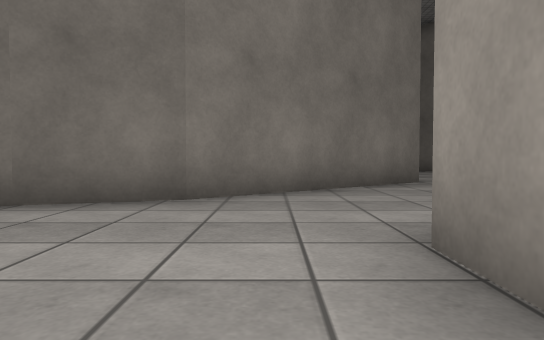
[1] (above)

21 first-person views from a walk through a 3-D level made in the Unity game engine. The camera is 0.51 m above the floor, tilts 2° down and sees 70° across. The floor is counted in squares, 1 m on a side. Each view is taken from the middle of a square. On the plan, view 1 faces up. The plan holds only what a view shows up to about 9 squares ahead; the rest is blank. The place goes on beyond the plan. The player is left out. Surface patterns are stand-ins for the level's own textures.

[2]
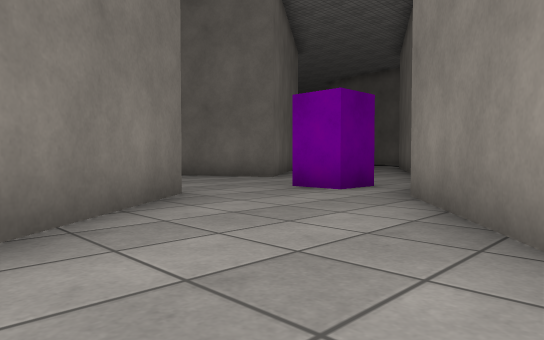

[3]
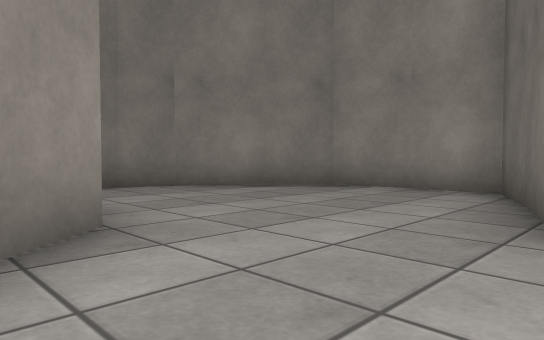

[4]
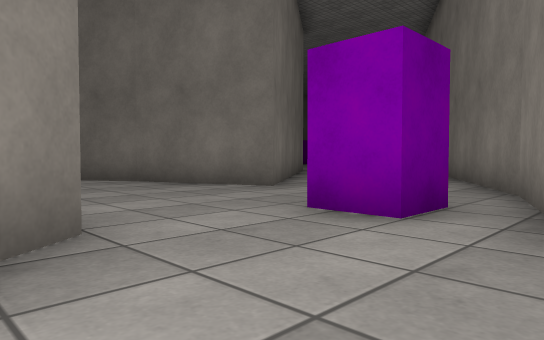

[5]
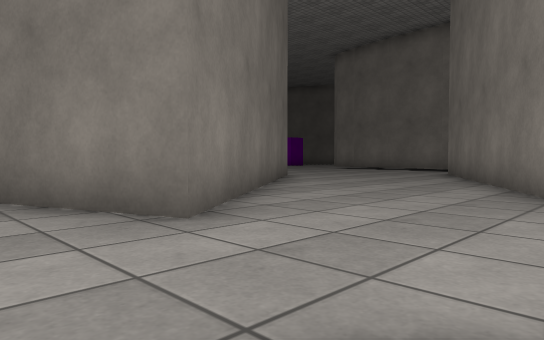

[6]
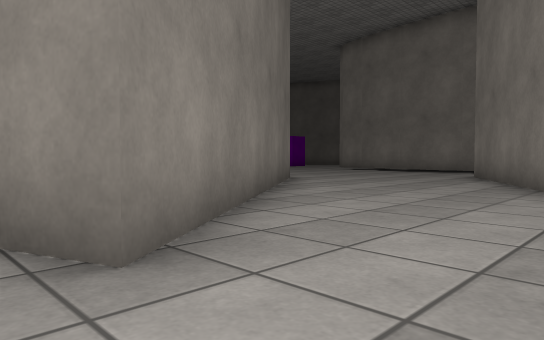

[7]
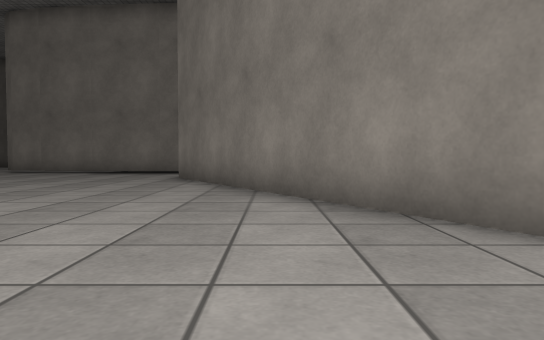

[8]
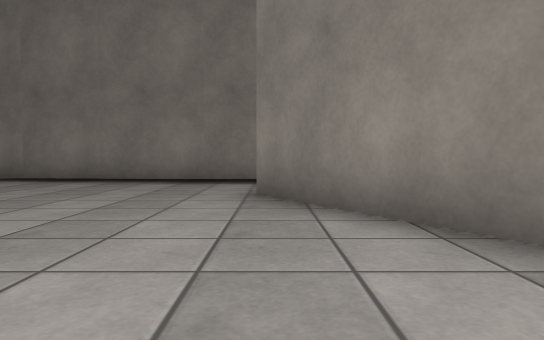

[9]
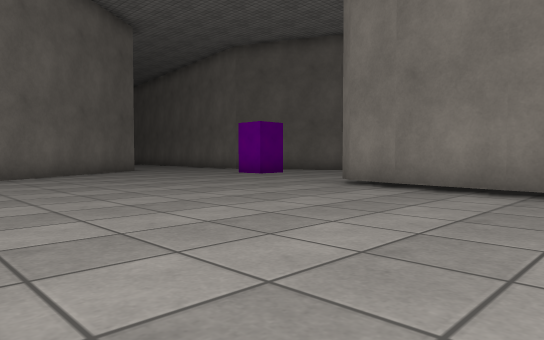

[10]
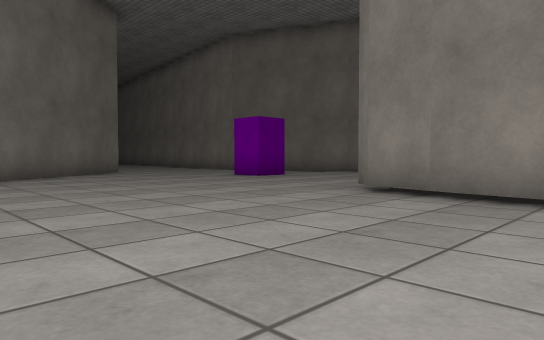

[11]
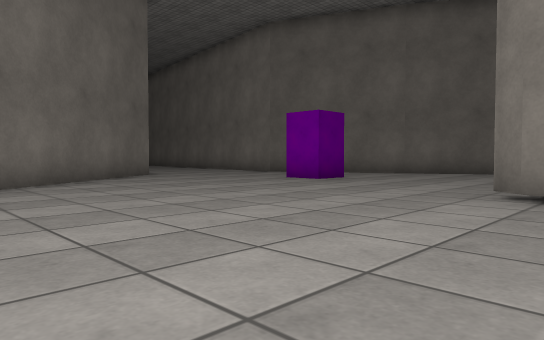

[12]
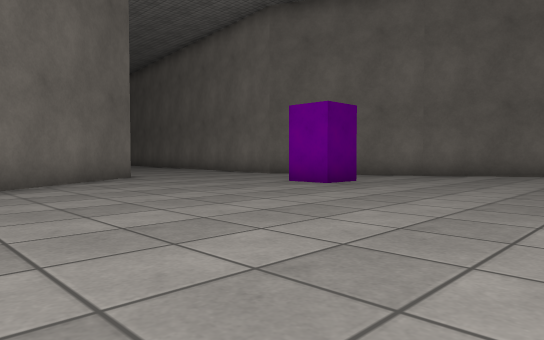

[13]
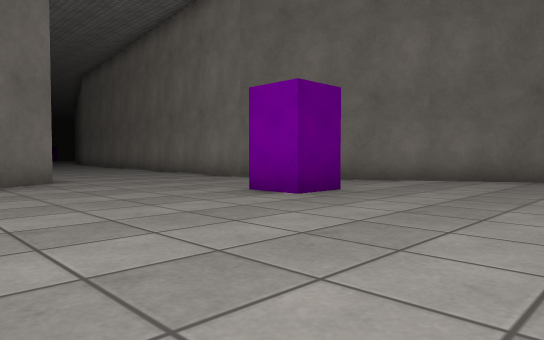

[14]
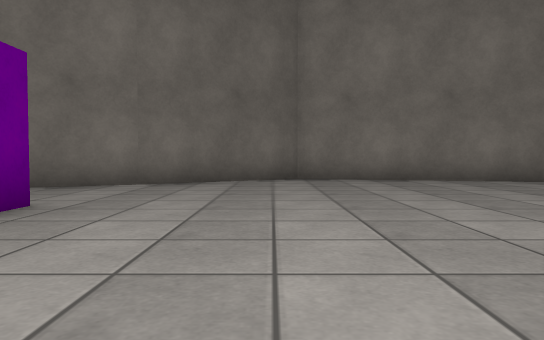

[15]
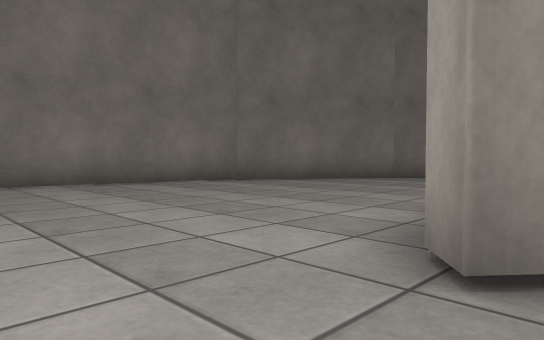

[16]
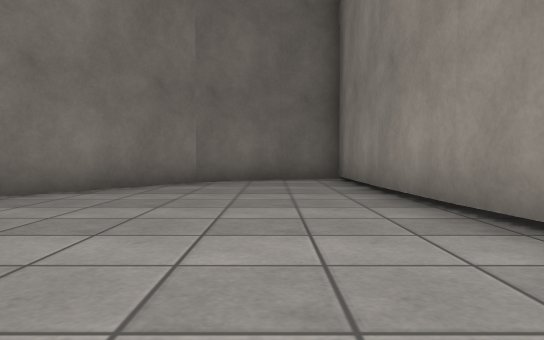

[17]
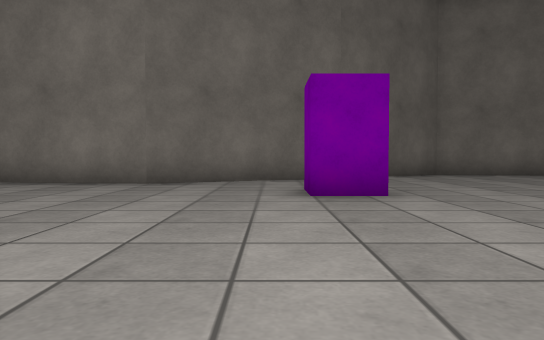

[18]
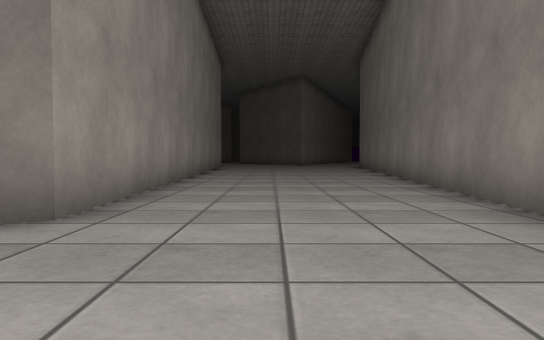

[19]
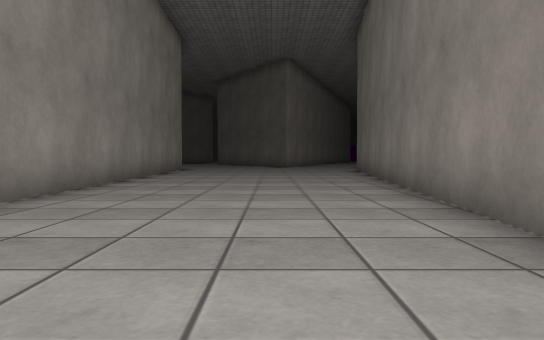

[20]
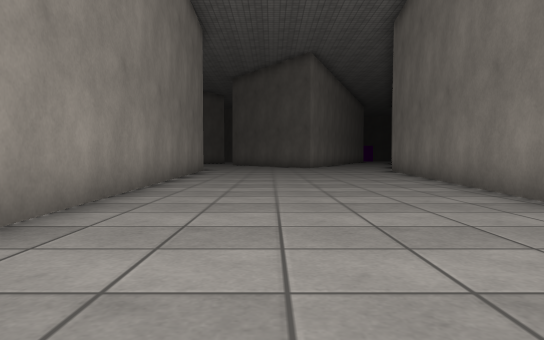

[21]
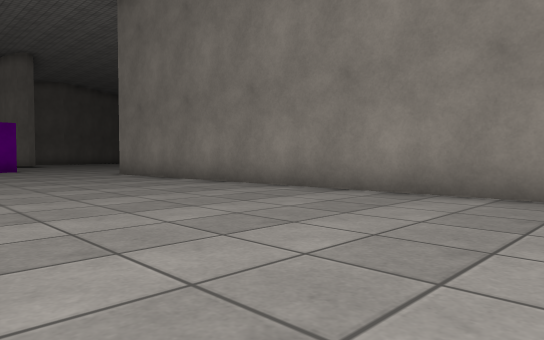

### Floor plan
Ten units are one square. View 1 is at (0, 0); x grows to the right and y downward. Boxes are objects, and circles mark ways between rooms. Rooms are numbered by the first view taken in them; rooms with no view inside come last. Other rooms are left out.
<svg viewBox="-45 -375 318 393">
<path fill="none" stroke="#000" d="M9 -13 9 -22 49 -54M-27 -40 -39 -35 -40 -21M30 -77 -10 -46 -28 -40M-40 -22 -37 -8 -16 10 -7 13M76 -62 128 -92M99 -121 68 -97 64 -108M61 -57 78 -63M189 -160 192 -171 195 -175 199 -171M202 -154 206 -123M251 -213 232 -253 246 -370M204 -124 205 -93 217 -94 235 -104 257 -134 268 -184 250 -215M184 -122 189 -162M125 -140 99 -121M185 -113 186 -124M128 -92 162 -112M188 -370 193 -261 147 -227"/>
<rect x="55" y="-75" width="10" height="10" fill="#bbb"><title>other object</title></rect>
<rect x="215" y="-225" width="10" height="10" fill="#bbb"><title>other object</title></rect>
<circle cx="50" cy="-70" r="3" fill="#2a7"/>
<circle cx="110" cy="-103" r="3" fill="#2a7"/>
<text x="10" y="-40">1</text>
<text x="80" y="-90">2</text>
<text x="190" y="-210">3</text>
</svg>
Room 1 opens to room 2. Room 2 opens to room 3.

Where each view was taken, in squares from view 1:
view 1: 0 up, 0 right, facing up
view 2: 3 up, 0 right, facing up-right
view 3: 5 up, 2 right, facing down-left
view 4: 5 up, 2 right, facing up-right
view 5: 7 up, 5 right, facing up-right
view 6: 8 up, 6 right, facing up-right
view 7: 9 up, 7 right, facing right
view 8: 11 up, 11 right, facing right
view 9: 13 up, 13 right, facing up-right
view 10: 14 up, 14 right, facing up-right
view 11: 16 up, 14 right, facing up-right
view 12: 17 up, 15 right, facing up-right
view 13: 18 up, 17 right, facing up-right
view 14: 19 up, 18 right, facing right
view 15: 19 up, 19 right, facing down-right
view 16: 18 up, 22 right, facing down
view 17: 23 up, 16 right, facing right
view 18: 23 up, 21 right, facing up
view 19: 27 up, 22 right, facing up
view 20: 28 up, 21 right, facing up
view 21: 37 up, 24 right, facing down-left
